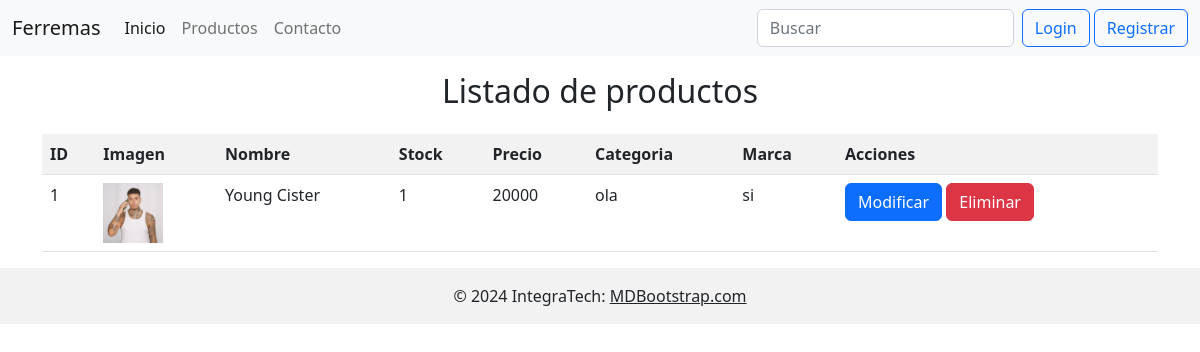
The page /listarProducto/ on the database as committed earlier.
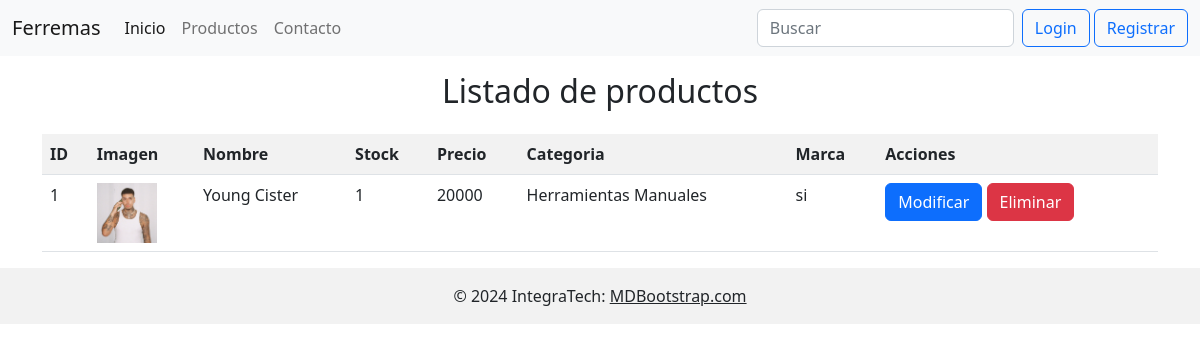
The same page on the database as committed later.
### app/models.py (models this page shows, shortened)
class Producto(models.Model):
    id_producto = models.IntegerField(primary_key=True)
    nombre = models.CharField(max_length=40, null=False)
    precio = models.IntegerField(null=False)
    stock  = models.IntegerField(null=False)
    descripcion = models.CharField(max_length=100, null=False)
    imagen = models.ImageField(upload_to='imagenesProducto')
    fecha_agregar = models.DateField(auto_now_add=True)
    categoria = models.ForeignKey(Categoria, on_delete=models.CASCADE)
    marca = models.ForeignKey(Marca, on_delete=models.CASCADE, null=True)

class Categoria(models.Model):
    id_categoria = models.IntegerField(primary_key=True)
    nombre_categoria = models.CharField(max_length=30, null=False)

class Marca(models.Model):
    id_marca = models.IntegerField(primary_key=True)
    nombre_marca = models.CharField(max_length=30, null=False)

### app/views.py (the view)
# urls.py: path('listarProducto/', views.listarProducto, name='listarProducto'),
def listarProducto(request):
    productos = Producto.objects.all()
    data = {
        'productos':productos
    }
    return render(request, 'listarProducto.html', data)

### app/templates/listarProducto.html (shortened to what this page needs)
{% extends 'base.html' %}
{% load static %}
{% block content %}
{% load humanize %}
<h2 class="mt-3 text-center">Listado de productos</h2>
<div class="container mt-4">
    <table class="table table-striped table-hover">
        <tr>
            <th>ID</th>
            <th>Imagen</th>
            <th>Nombre</th>
            <th>Stock</th>
            <th>Precio</th>
            <th>Categoria</th>
            <th>Marca</th>
            <th>Acciones</th>
        </tr>
        {% for p in productos %}
        <tr>
            <td>{{p.id_producto}}</td>
            <td><img style="width: 60px;" src="{{p.imagen.url}}" alt=""></td>
            <td>{{p.nombre}}</td>
            <td>{{p.stock}}</td>
            <td>{{p.precio}}</td>
            <td>{{p.categoria.nombre_categoria}}</td>
            <td>{% if p.marca.nombre_marca == null %}
                -----
            {% else %}
                {{ p.marca.nombre_marca }}
            {% endif %}
            </td>
            <td>
                <a href="{% url 'modificarProducto' p.id_producto%}" class="btn btn-primary">Modificar</a>
                <a href="{% url 'eliminarProducto' p.id_producto%}" class="btn btn-danger">Eliminar</a>
            </td>
        </tr>
        {% endfor %}
    </table>
</div>
{% endblock %}

Rows that differ between the two databases and show on the page:
changed through a linked row, Producto "Young Cister": categoria.nombre_categoria "ola" → "Herramientas Manuales"
